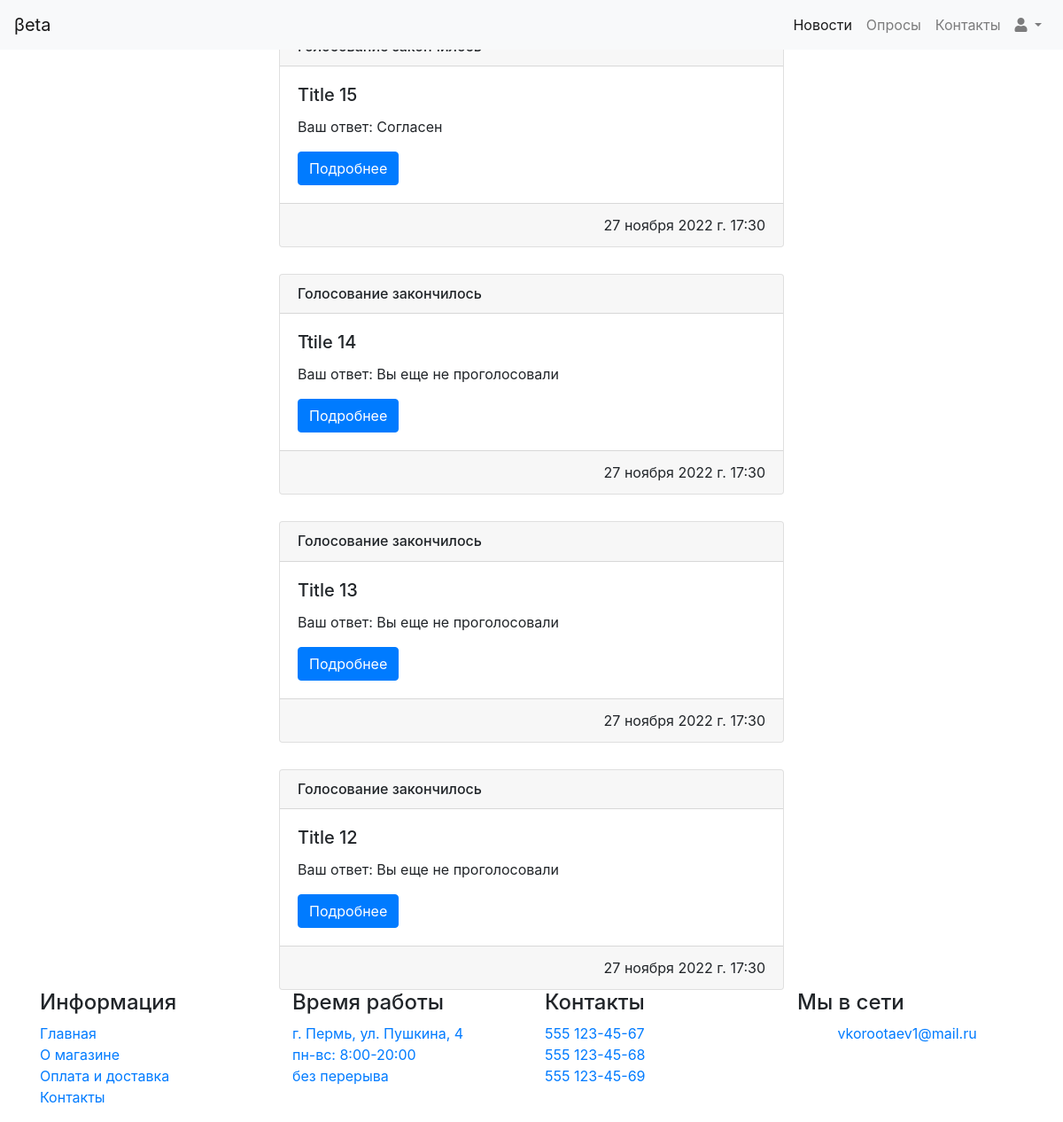
The app's page /quizes/ (signed in) with its own data.
### quiz/models.py (models this page shows, shortened)
class Quiz(models.Model):
    title = models.CharField(max_length=150, verbose_name='Заголовок')
    text = models.TextField(blank=True, verbose_name='Текст опроса')
    created_at = models.DateTimeField(auto_now_add=True, verbose_name='Дата создания')
    updated_at = models.DateTimeField(auto_now=True, verbose_name='Дата обновления')
    house = models.ManyToManyField(House, 'Дом')
    finished_at = models.DateTimeField(verbose_name='Дата окончания')
    def get_absolute_url(self):
        return reverse('view_quiz', kwargs={'quiz_id': self.pk})
    class Meta:
        verbose_name = "Опрос"
        verbose_name_plural = "Опросы"
        ordering = ['created_at', '-finished_at']

class Answer(models.Model):
    quiz = models.ForeignKey(Quiz, on_delete=models.CASCADE, verbose_name='Опрос')
    user = models.ForeignKey(User, on_delete=models.CASCADE, verbose_name='Пользователь')
    answer = models.CharField(choices=answer_choice, max_length=10, verbose_name='Ответ')
    created_at = models.DateTimeField(auto_now=True, verbose_name='Дата создания')
    comment = models.TextField(blank=True, verbose_name='Комментарий')
    def get_display_answer(self):
        return self.get_answer_display()
    class Meta:
        unique_together = ['quiz', 'user']
        verbose_name = "Ответ"
        verbose_name_plural = "Ответы"
        ordering = ['id', 'created_at']

### quiz/views.py (the view)
# urls.py: path('quizes/', All_quiz.as_view(), name='quizes'),
@method_decorator(login_required(login_url='login'), name='dispatch')
class All_quiz(Number_of_not_answers, ListView):
    paginate_by = 4
    model = Quiz
    template_name = 'quiz/quizes.html'
    context_object_name = 'list'
    def get_queryset(self):
        return Quiz.objects.filter(house=self.request.user.house.id).order_by('-created_at').prefetch_related(
            Prefetch('answer_set', queryset=Answer.objects.filter(user=self.request.user.id)))

### quiz/views.py (called while the page is built)
    def get_context_data(self, *, object_list=None, **kwargs):
        try:
            now = datetime.datetime.now(tz=timezone.utc)
            count_active_quiz = Quiz.objects.filter(house=self.request.user.house.id, finished_at__gt=now)
            count_active_answers = Answer.objects.filter(quiz__in=count_active_quiz)
            count_active_not_answer = len(count_active_quiz) - len(count_active_answers)
            context = {
                'count': count_active_not_answer
            }
        except:
            context = {'count': 0}
        return super().get_context_data(**context)

### quiz/templates/quiz/quizes.html (shortened to what this page needs)
{% extends 'base.html' %}
{% block content %}
    <div class="col-12 col-md-10 col-lg-8 col-xl-6 content">
        {% for item in list %}
            <div class="card">
                <div class="card-header">
                    {% now "Y-m-d-H-i-s" as now_datetime %}
                    {% if now_datetime > item.finished_at|date:"Y-m-d-H-i-s" %}
                        <div>
                            <h6>Голосование закончилось</h6>
                        </div>
                    {% else %}
                        <div>
                            <h6>Голосование активно (закончится {{ item.finished_at }})</h6>
                        </div>
                    {% endif %}
                </div>
                <div class="card-body">
                    <h5 class="card-title">{{ item.title }}</h5>
                    {% if item.answer_set.all.count != 0 %}
                        <p class="card-text">Ваш ответ: {{ item.answer_set.all.first.get_display_answer }}</p>
                    {% else %}
                        <p class="card-text">Ваш ответ: Вы еще не проголосовали </p>
                    {% endif %}
                    <a href="{{ item.get_absolute_url}}" class="btn btn-primary">Подробнее</a>
                </div>
                <div class="card-footer">{{ item.created_at }}</div>
            </div>
        {% endfor %}
    </div>
{% endblock %}

### quiz/templates/quiz/quizes.html (style rules this page uses)
.content { margin: 0 auto; }
.card { margin-top: 30px; }
.card-footer { text-align: right; }
.card-header h6 { margin: 0; }

### records on screen
Quiz: title "Title 15", answer_set.all.first.get_display_answer "Согласен", created_at "27 ноября 2022 г. 17:30"
Quiz: shows "Голосование закончилось", title "Ttile 14", shows "Ваш ответ: Вы еще не проголосовали", created_at "27 ноября 2022 г. 17:30"
Quiz: shows "Голосование закончилось", title "Title 13", shows "Ваш ответ: Вы еще не проголосовали", created_at "27 ноября 2022 г. 17:30"
Quiz: shows "Голосование закончилось", title "Title 12", shows "Ваш ответ: Вы еще не проголосовали", created_at "27 ноября 2022 г. 17:30"
